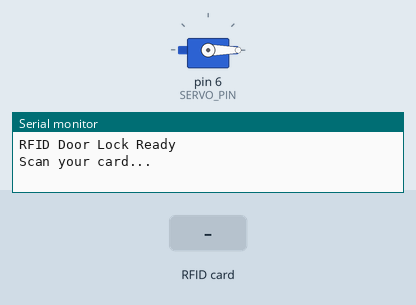
Bench run of a sketch on a simulated Arduino Uno, built with avr-gcc and run on an emulated ATmega328P. Parts: servo, the last lines printed to the serial monitor. The inputs (shaded band) are chosen by the test bench.

Above: at 1.2 s.
1.3 s: RFID card B7 FB 43 02 held to the reader
At 2.2 s:
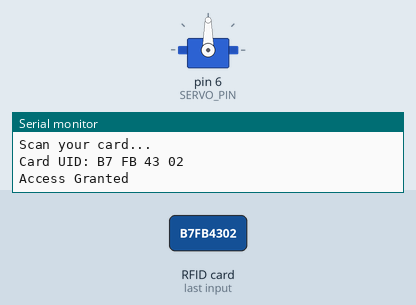
2.8 s: RFID card 5E 7A 19 C4 held to the reader
Timing chart, 0 to 5.8 s (numbered marks = the images above; inputs shaded):
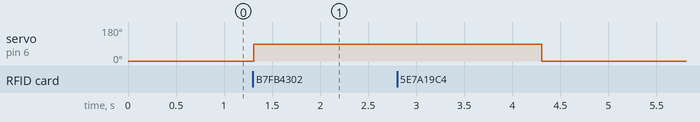

Measured:
- after the input at 1.3 s, servo on pin 6 (SERVO_PIN): 0° → 90° at once

The sketch:

rfid_gate.ino
```cpp
#include <SPI.h>
#include <MFRC522.h>
#include <Servo.h>

#define SS_PIN 10
#define RST_PIN 9
#define SERVO_PIN 6

MFRC522 rfid(SS_PIN, RST_PIN);
Servo doorServo;

// Authorized card UID
byte allowedUID[] = {0xB7, 0xFB, 0x43, 0x02};

void setup() {
  Serial.begin(9600);

  SPI.begin();
  rfid.PCD_Init();

  doorServo.attach(SERVO_PIN);
  doorServo.write(0);      // Closed position

  Serial.println("RFID Door Lock Ready");
  Serial.println("Scan your card...");
}

void loop() {

  if (!rfid.PICC_IsNewCardPresent())
    return;

  if (!rfid.PICC_ReadCardSerial())
    return;

  Serial.print("Card UID: ");

  for (byte i = 0; i < rfid.uid.size; i++) {
    if (rfid.uid.uidByte[i] < 0x10)
      Serial.print("0");

    Serial.print(rfid.uid.uidByte[i], HEX);
    Serial.print(" ");
  }

  Serial.println();

  bool access = true;

  for (byte i = 0; i < 4; i++) {
    if (rfid.uid.uidByte[i] != allowedUID[i]) {
      access = false;
    }
  }

  if (access) {
    Serial.println("Access Granted");

    // Open servo
    doorServo.write(90);
    delay(3000);

    // Close servo
    doorServo.write(0);

    Serial.println("Door Closed");
  }
  else {
    Serial.println("Access Denied");
  }

  Serial.println("---------------------");

  rfid.PICC_HaltA();
  rfid.PCD_StopCrypto1();

  delay(500);
}
```
